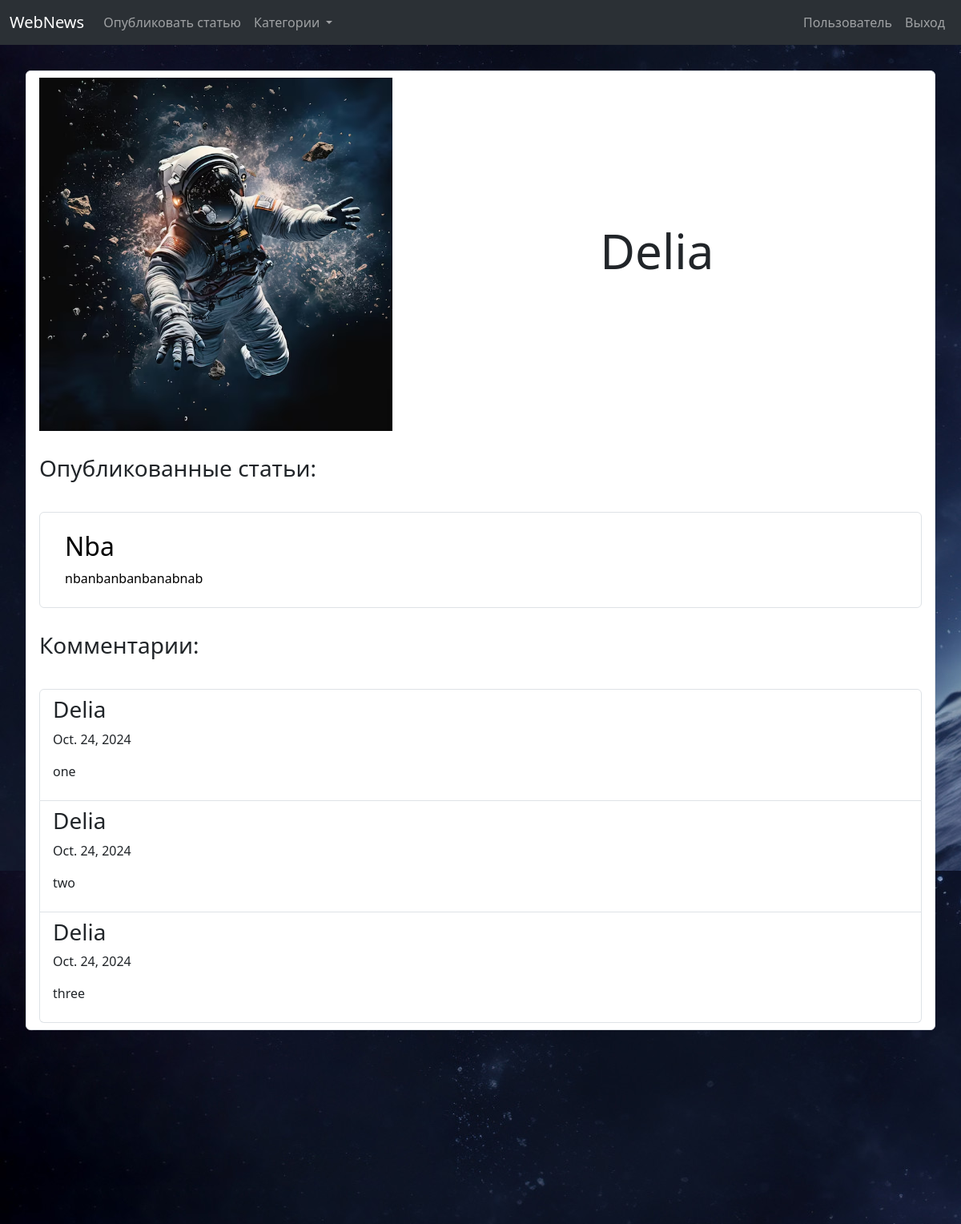
/user_page (signed in, upper part), run on an earlier commit of the app's database.
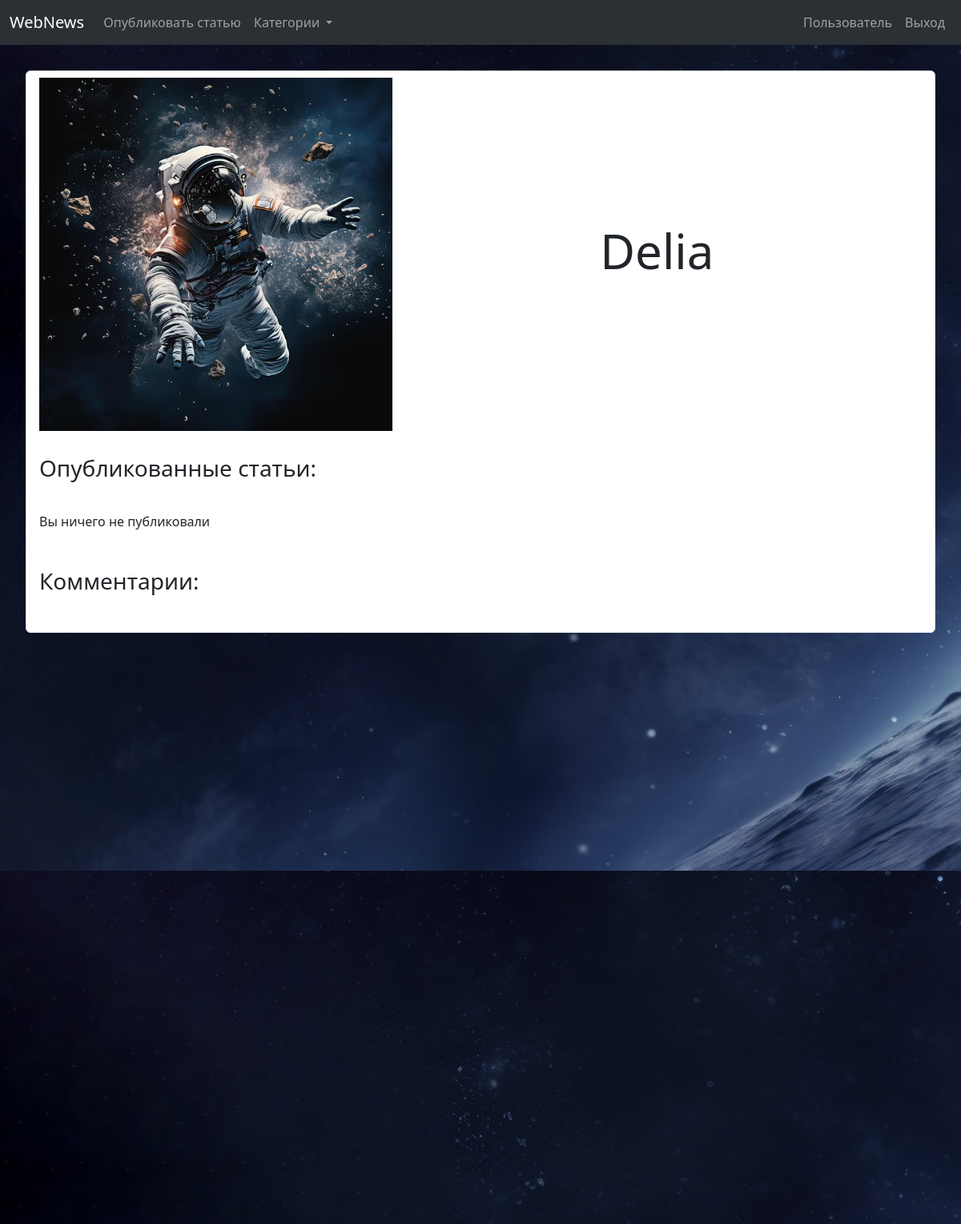
And on a later commit of the database.
### articles/models.py (models this page shows, shortened)
class Articles(models.Model):
    author = models.ForeignKey(User, on_delete=models.CASCADE, blank=True, null=True)
    title = models.CharField(max_length=250)
    text = models.TextField(blank=False)
    category = models.ForeignKey('Categories', on_delete=models.CASCADE)
    tags = models.ManyToManyField('Tags', blank=True)
    image = models.ImageField(upload_to='articles/%Y%m%d/', blank=True)
    date = models.DateField(auto_now_add=True)
    rating = models.IntegerField(default=0, blank=True)
    def get_absolute_url(self):
        return reverse('article', kwargs={'art_pk': self.pk})

class Comments(models.Model):
    article = models.ForeignKey('Articles', on_delete=models.CASCADE, blank=True, null=True)
    author = models.ForeignKey(User, on_delete=models.CASCADE, blank=True, null=True)
    text = models.TextField(blank=False)
    date = models.DateField(auto_now_add=True)

### articles/views.py (the view)
# urls.py: path('user_page', views.user_page, name='user_page'),
def user_page(request):
    articles = Articles.objects.filter(author=request.user)
    user = User.objects.get(username=request.user.username)
    comments = Comments.objects.filter(author=user)
    context = {'articles': articles, 'user': user, 'comments': comments}
    return render(request, 'articles/user_page.html', context=context)

### articles/templates/articles/user_page.html (shortened to what this page needs)
{% extends 'articles/base.html' %}
{% load static %}
{% block body %}
<div class="article-page">
        <ul class="list-group">
            <li class="list-group-item">
                <div class="user-page-block-for-image-and-title">
                    <div class="block-for-image">
                        {% if user.image %}
                        <img src="{{ user.image.url }}" alt="">
                        {% else %}
                        <img src="{% static 'articles/images/astronaut.avif' %}" alt="avatar">
                        {% endif %}
                    </div>
                    <div class="block-for-title"><h1 class="user-page-title">{{ user.username }}</h1></div>
                </div>
                <h3 class="title-articles">Опубликованные статьи: </h3>
                {% if articles %}
                <ul class="list-group">
                    {% for article in articles %}
                    <li class="list-group-item">
                        <a href="{{ article.get_absolute_url }}">
                            <div class="list-group-item-description">
                                <h2>{{ article.title }}</h2>
                                <p>{{ article.text|truncatewords:20 }}</p>
                            </div>
                        </a>
                    </li>
                    {% endfor %}
                  </ul>
                {% else %}
                    <p>Вы ничего не публиковали</p>
                {% endif %}
                <h3 class="title-comments">Комментарии: </h3>
                {% if comments %}
                <div class="comments-in-user-page">
                    <ul class="list-group">
                        {% for comment in comments %}
                          <li class="list-group-item">
                              <h3>{{ comment.author }}</h3>
                              <p>{{ comment.date }}</p>
                              <p>{{ comment.text }}</p>
                          </li>
                        {% endfor %}
                    </ul>
                </div>
                {% endif %}
            </li>
          </ul>
</div>
{% endblock %}

### articles/templates/articles/base.html (shortened to what this page needs)
{% load static %}
<!DOCTYPE html>
<html lang="en">
<head>
    <link href="https://cdn.jsdelivr.net/npm/bootstrap@5.3.3/dist/css/bootstrap.min.css" rel="stylesheet">
    <link type="text/css" rel="stylesheet" href="{% static 'articles/css/style.css' %}">
    <link rel="stylesheet" href="https://cdnjs.cloudflare.com/ajax/libs/font-awesome/6.6.0/css/all.min.css"/>
</head>
<body>
    <header>
        <nav class="navbar navbar-expand-lg bg-body-tertiary" data-bs-theme="dark">
            <div class="container-fluid">
              <a class="navbar-brand" href="{% url 'home' %}">WebNews</a>
              <div class="collapse navbar-collapse" id="navbarNavDropdown">
                <ul class="navbar-nav">
                  <li class="nav-item">
                    <a class="nav-link" href="{% url 'create_article' %}">Опубликовать статью</a>
                  </li>
                  <li class="nav-item dropdown">
                    <a class="nav-link dropdown-toggle" href="#" role="button" data-bs-toggle="dropdown" aria-expanded="false">
                      Категории
                    </a>
                  </li>
                </ul>
                <ul class="navbar-nav">
                  {% if request.user.is_authenticated %}
                  <li class="nav-item">
                    <a class="nav-link" href="{% url 'user_page' %}">Пользователь</a>
                  </li>
                    <a class="nav-link" href="{% url 'logout' %}">Выход</a>
                  {% endif %}
                </ul>
              </div>
            </div>
          </nav>
    </header>
    <section>
        <div class="content">
            {% block body %}{% endblock %}
        </div>
    </section>
</body>
</html>

### articles/static/articles/css/style.css (style rules this page uses)
section { background-image: url('astronaut-space-laptop.jpg'); background-attachment: fixed; background-size: auto; min-height: 5000px; max-height: 10000px; display: flex; justify-content: center; }
ul { list-style: none; }
a { color: black; text-decoration: none; }
.content { width: 60%; height: 100vh; }
.list-group { height: 100%; }
.list-group-item { display: flex; }
@media (max-width: 1330px) { .content { width: 100%; } }
.article-page>.list-group { padding: 32px; padding-bottom: 0px; }
.article-page>.list-group>.list-group-item { display: block; }
header>nav>.container-fluid>.navbar-collapse { justify-content: space-between; }
.title-comments { padding-top: 30px; padding-bottom: 30px; }
.title-articles { padding-top: 30px; padding-bottom: 30px; }
.user-page-block-for-image-and-title { display: flex; }
.block-for-title { display: flex; justify-content: center; align-items: center; width: 60%; }
.block-for-image { width: 40%; }
.block-for-image>img { width: 100%; height: auto; }
.user-page-title { font-size: 60px; }

What changed in the data, as far as the page shows it:
removed Articles: title "Nba", text "nbanbanbanbanabnab"
removed Comments: author "Delia", date "Oct. 24, 2024", text "one"
removed Comments: author "Delia", date "Oct. 24, 2024", text "two"
removed Comments: author "Delia", date "Oct. 24, 2024", text "three"
Also different on the page:
text now shown: "Вы ничего не публиковали"
